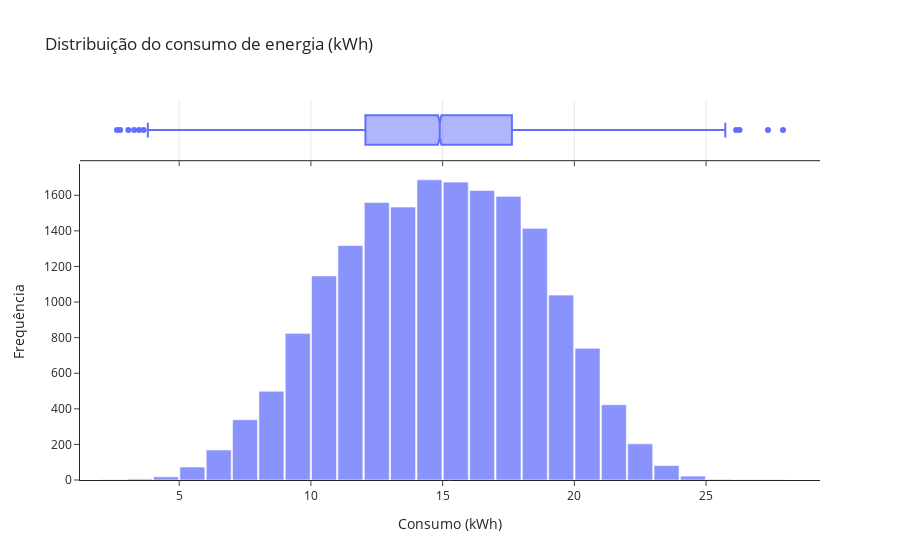

Here is the notebook cell this chart was saved with:
### Code cell
fig = px.histogram(
    consumo,
    x='consumption_kwh', 
    nbins=50, 
    title='Distribuição do consumo de energia (kWh)',
    labels={'consumption_kwh': 'Consumo (kWh)'},
    marginal='box',
    opacity=0.75
)

fig.update_layout(
    xaxis_title='Consumo (kWh)',
    yaxis_title='Frequência',
    bargap=0.05,
    template='simple_white'
)

fig.show()

### Figure 1 — Plotly figure (JSON) as saved in the notebook; plotly's stock layout.template omitted (floating-point values rounded to 4 significant figures; data arrays with more than 128 entries replaced by an {"elided": "..."} marker saying what was removed)
{"data": [{"bingroup": "x", "hovertemplate": "Consumo (kWh)=%{x}<br>count=%{y}<extra></extra>", "legendgroup": "", "marker": {"color": "#636efa", "opacity": 0.75, "pattern": {"shape": ""}}, "name": "", "nbinsx": 50, "orientation": "v", "showlegend": false, "type": "histogram", "x": {"elided": "18000 float values"}, "xaxis": "x", "yaxis": "y"}, {"hovertemplate": "Consumo (kWh)=%{x}<extra></extra>", "legendgroup": "", "marker": {"color": "#636efa"}, "name": "", "notched": true, "showlegend": false, "type": "box", "x": {"elided": "18000 float values"}, "xaxis": "x2", "yaxis": "y2"}], "layout": {"bargap": 0.05, "barmode": "relative", "legend": {"tracegroupgap": 0}, "title": {"text": "Distribuição do consumo de energia (kWh)"}, "xaxis": {"anchor": "y", "domain": [0, 1], "title": {"text": "Consumo (kWh)"}}, "xaxis2": {"anchor": "y2", "domain": [0, 1], "matches": "x", "showgrid": true, "showticklabels": false}, "yaxis": {"anchor": "x", "domain": [0, 0.8316], "title": {"text": "Frequência"}}, "yaxis2": {"anchor": "x2", "domain": [0.8416, 1], "matches": "y2", "showgrid": false, "showline": false, "showticklabels": false, "ticks": ""}}}
